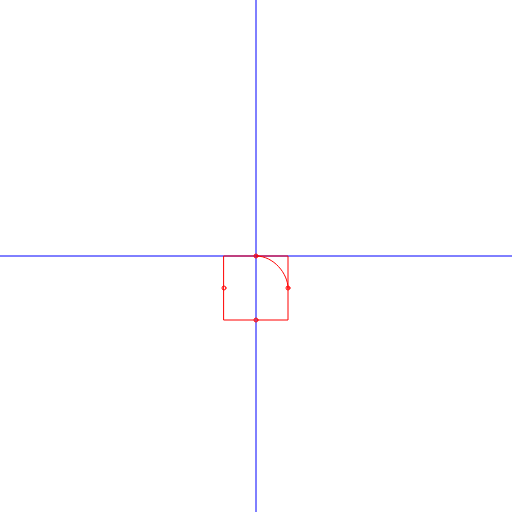
Frame 1 (no input)
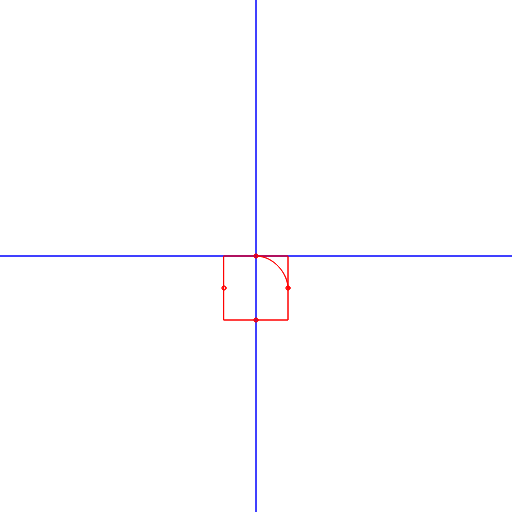
Frame 2 (the mouse pressed at the canvas centre, redrawn once)

The p5.js sketch that drew these frames (run headless with seeded random() and noise() and a simulated clock; the mouse was pressed at the canvas centre and the sketch redrawn once):

// p5.js sketch
// ── sketch.js
const WIDTH = 512,
  HEIGHT = 512

function setup() {
  createCanvas(WIDTH, HEIGHT)
  pixelDensity(1)
}

function draw() {

  stroke("blue")
  line(0, height / 2, width, height / 2)
  line(width / 2, 0, width / 2, height)

  translate(width / 2, height / 2)

  noFill()
  stroke("red")
  rect(-32, 0, 64, 64)

  for(let i = 0; i < 4; i++) {

  }



  circle(  0,  0, 4)
  circle( 32, 32, 4)
  circle(  0, 64, 4)
  circle(-32, 32, 4)


  beginShape()
  bezier(
    0.00 * 32, 0.00 * 32,
    0.55 * 32, 0.00 * 32,
    1.00 * 32, 0.55 * 32,
    1.00 * 32, 1.00 * 32,
  )
  bezier(
    1.00 * 32, 1.00 * 32,
    1.00 * 32, 1.00 * 32,
    1.00 * 32, 1.00 * 32,
    1.00 * 32, 1.00 * 32,
 )

  endShape(CLOSE)



  noLoop()
}
